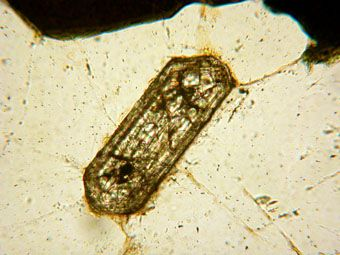
#> input picture TuringPatterns/circon.jpg, 340 x 255 px
$ jupyter execute turingPatterns.ipynb
#> lines starting #> are read from the running program, lines starting #| are printed output that depends on the picture
### Turing patterns replication using multiple iterations of simple computer vision filters

[cell 1]
import cv2
import numpy as np
import matplotlib.pyplot as plt
import pandas as pd
import ipywidgets as wd

### Define some simple kernels

[cell 2]
sharpen = np.array([(-0.5,-1.0,-0.5),
                    (-1.0,7.0,-1.0),
                    (-0.5,-1.0,-0.5)])

blur = np.array([(1/9,1/9,1/9),
                    (1/9,1/9,1/9),
                    (1/9,1/9,1/9)])
blur2 = np.full((5,5), 1/25)
blur3 = np.full((7,7), 1/49)

sobelV = np.array([(-0.125, 0.0, 0.125),(-0.25,0.0,0.25), (-0.125, 0.0, 0.125)])
sobelH = np.array([(-0.125, 0.0, 0.125),(-0.25,0.0,0.25), (-0.125, 0.0, 0.125)]).T # transpuesta
sobelD = np.array([(-0.125, -0.25, 0.0),
                   (-0.25, 0.0, 0.25),
                   (0.0, 0.25, 0.125)])

### Repeat sharpen-blur filters on image up until n iterations of each

[cell 3]
n = 100
from tqdm import tqdm

image = cv2.imread("circon.jpg",1)
#> image is the input picture: shape (255, 340, 3); mean B, G, R 144.9, 183.1, 192.6
image = image[0:200,0:200,:]
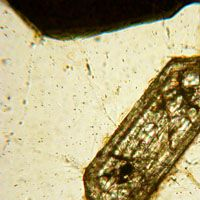
#> image: shape (200, 200, 3); mean B, G, R 126.1, 166.4, 176.9
for i in tqdm(range(n)):
    image = cv2.filter2D(image, -1, blur)
    image = cv2.filter2D(image, -1, sharpen)

    cv2.imwrite(f"results/imagen-{i}.jpg", image)
#> this loop made 100 passes
#> pass 1, `image = cv2.filter2D(image, -1, blur)`:
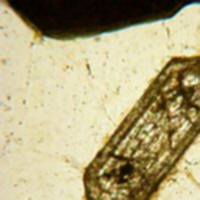
#> image: shape (200, 200, 3); mean B, G, R 126.1, 166.4, 176.9
#> pass 1, `image = cv2.filter2D(image, -1, sharpen)`:
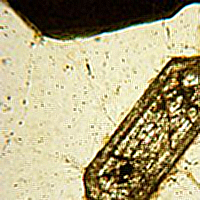
#> image: shape (200, 200, 3); mean B, G, R 128, 165.8, 175.8
#> pass 2, `image = cv2.filter2D(image, -1, blur)`:
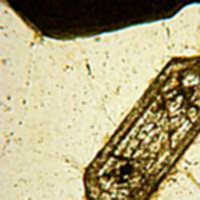
#> image: shape (200, 200, 3); mean B, G, R 128, 165.8, 175.8
#> pass 2, `image = cv2.filter2D(image, -1, sharpen)`:
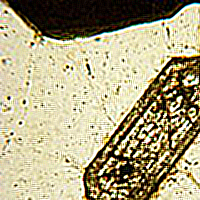
#> image: shape (200, 200, 3); mean B, G, R 130.7, 164.8, 173.2
#> after the loop:
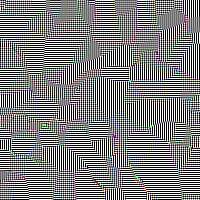
#> image: shape (200, 200, 3); mean B, G, R 127.6, 127.4, 127.6

[cell 4]
def plot_n_imgs(imgs):
    """Plot list of images given as list of paths as strings given in imgs list"""
    fig, axs = plt.subplots(1,len(imgs), figsize=(15,9))
    for i, ax in enumerate(axs):
        img = cv2.imread("results/"+imgs[i],1)
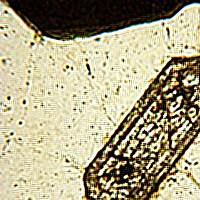
#> img: shape (200, 200, 3); mean B, G, R 132.3, 164.8, 172.5
        ax.imshow(img)
        ax.title.set_text(imgs[i])
        ax.axis('off')
    plt.show()
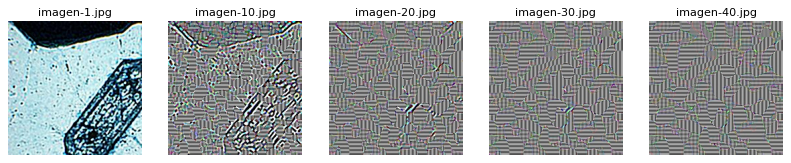
#> figure drawn by matplotlib, 5 panels; B, G, R data is drawn as R, G, B
#> the sliders are set to i = 50

[cell 5]
plot_n_imgs(["imagen-1.jpg", "imagen-10.jpg", "imagen-20.jpg", "imagen-30.jpg", "imagen-40.jpg"])

### Interactive visualization using ipywidgets

[cell 6]
from ipywidgets import interact, interactive, fixed, interact_manual

@interact(i=(0,100,1))
def show_img(i=1):
#> called with i = 50
    image = cv2.imread(f"results/imagen-{i}.jpg",1)
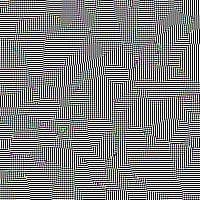
#> image: shape (200, 200, 3); mean B, G, R 127.4, 127.7, 127.4
    plt.imshow(image)
